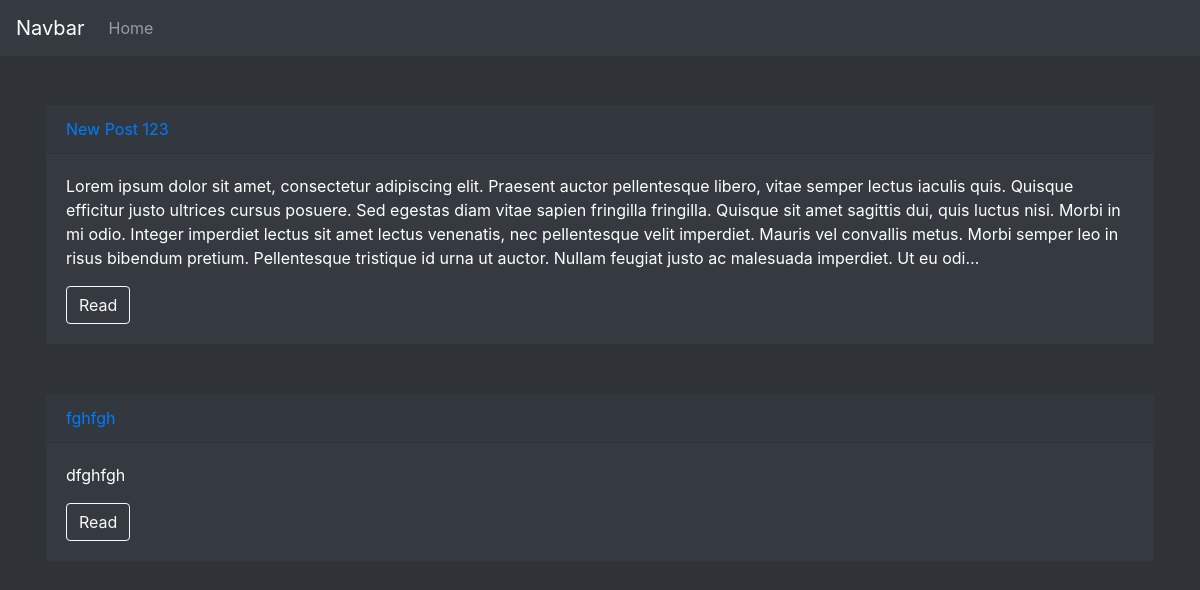
The page / on the database its author committed.
### blog/models.py (models this page shows, shortened)
class Post(models.Model):
    title = models.CharField(max_length=50)
    slug = models.SlugField(max_length=250)
    content = models.TextField(null=True)
    author = models.ForeignKey(User,on_delete=models.CASCADE,blank=True, null=True)
    date_published = models.DateTimeField(default=timezone.now) #date published

### blog/views.py (the view)
# urls.py: path('', views.post_list, name='post_list'),
def post_list(request):
    posts = Post.objects.all()
    return render(request,
    'blog/list.html',
    {'posts': posts,
    })

### blog/templates/blog/list.html
{% extends 'blog/base.html' %}
{% block content %}
{% for post in posts %}
<div class="card text-white bg-dark mb-3 mt-5" style="max-width: 99rem;">
  <div class="card-header">
    <a href="{{ post.slug }}">
        {{ post.title }}
    </a>
  </div>
  <div class="card-body">
    <p class="card-text">{{ post.content | truncatechars:550 }}</p>
    <a class="btn btn-outline-light" href="{{ post.slug }}">Read</a>
  </div>
</div>
{% endfor %}
{% endblock %}

### blog/static/blog/style.css (style rules this page uses)
body { background-color:#2b2f33fa; }

### rows shown on the page
Post: title "New Post 123", content "Lorem ipsum dolor sit amet, consectetur adipiscing elit. Praesent auctor pellentesque libero, vitae semper lectus iaculis quis. Quisque efficitur justo ultrices cursus posuere. Sed egestas diam vitae sapien fringilla fringilla. Quisque sit amet sagittis dui, quis luctus nisi. Morbi in mi odio. Integer imperdiet lectus sit amet lectus venenatis, nec pellentesque velit imperdiet. Mauris vel convallis metus. Morbi semper leo in risus bibendum pretium. Pellentesque tristique id urna ut auctor. Nullam feugiat justo ac malesuada imperdiet. Ut eu odi…"
Post: title "fghfgh", content "dfghfgh"
